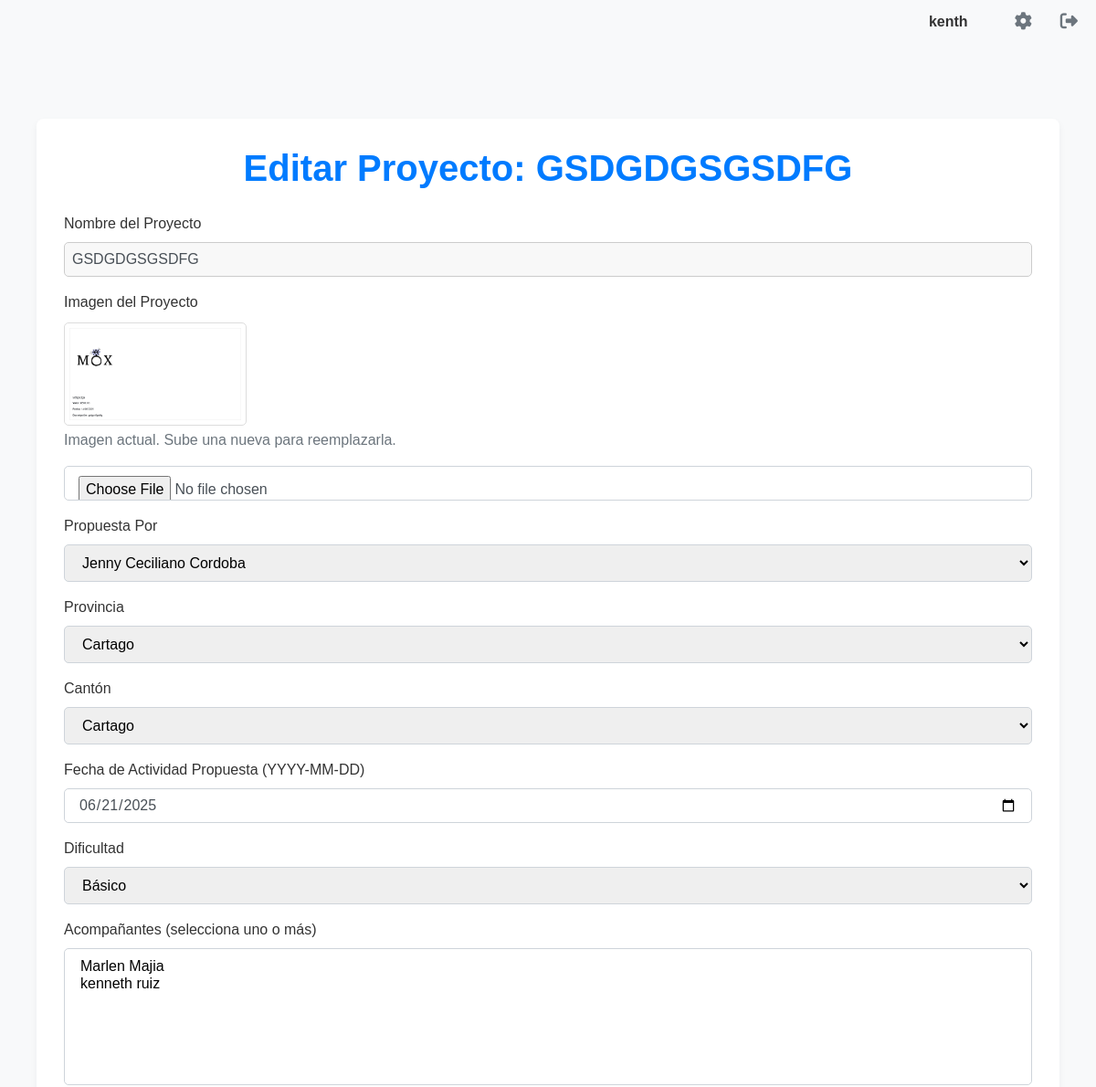
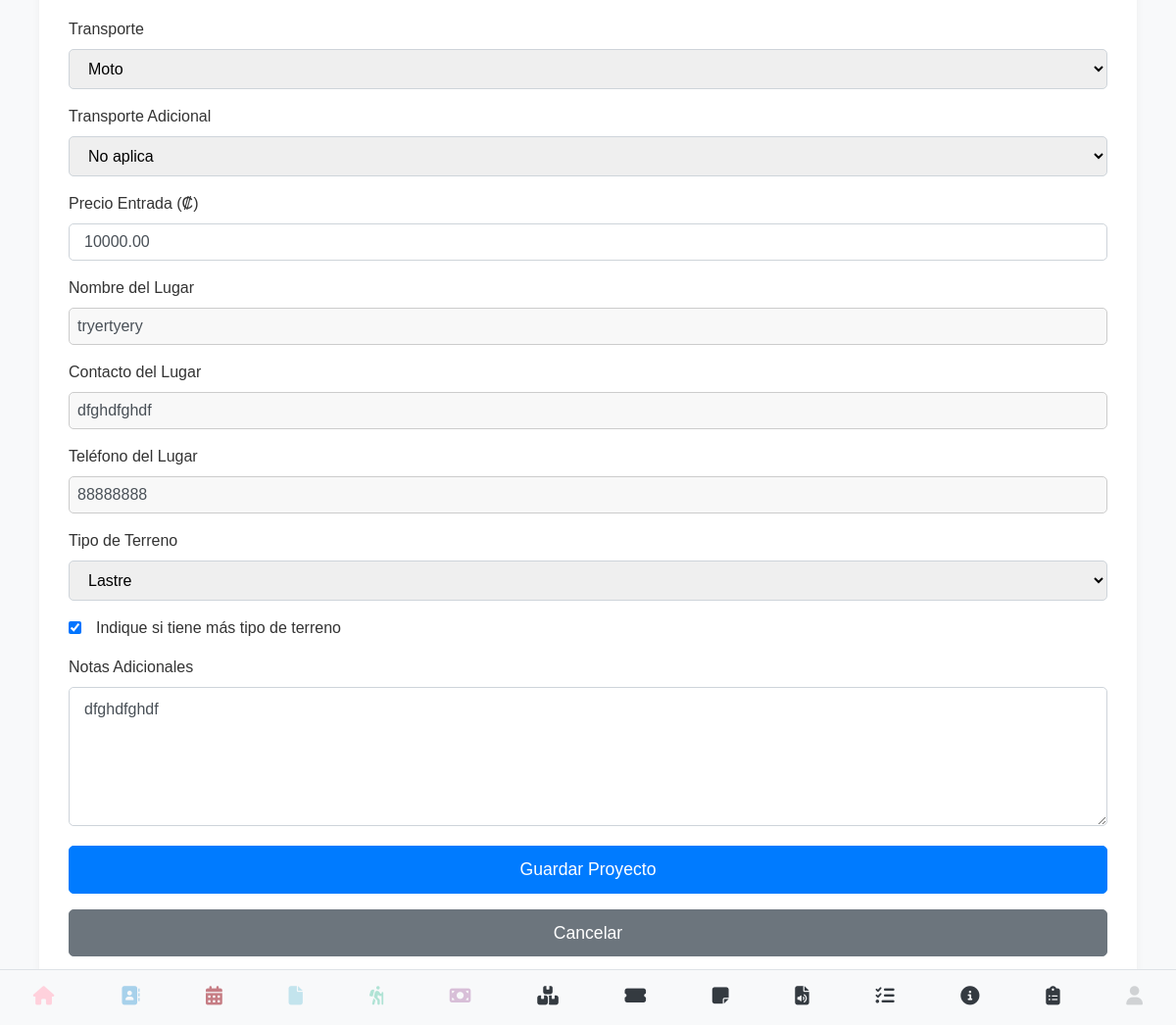
The page /proyectos/editar_proyecto/1 (signed in) on the database its author committed (2 pictures, top to bottom).
### models.py (models this page shows, shortened)
class User(UserMixin, db.Model):
    __tablename__ = 'users' # Nombre de la tabla es 'users'
    id = db.Column(db.Integer, primary_key=True)
    username = db.Column(db.String(80), unique=True, nullable=False)
    email = db.Column(db.String(120), unique=True, nullable=False)
    cedula = db.Column(db.String(20), unique=True, nullable=False)
    telefono = db.Column(db.String(20), nullable=False)
    password_hash = db.Column(db.String(128))
    image_filename = db.Column(db.String(255), nullable=True)
    @property
    def is_authenticated(self):
        return True

class GestorProyecto(db.Model):
    __tablename__ = 'gestor_proyectos'
    id = db.Column(db.Integer, primary_key=True)
    usuario_id = db.Column(db.Integer, db.ForeignKey('users.id'), nullable=False)
    nombre_proyecto = db.Column(db.String(255), nullable=False)
    imagen_proyecto = db.Column(db.String(255), nullable=True) # Ruta del archivo de imagen
    propuesta_por = db.Column(db.String(100), nullable=False) # Kenneth, Jenny, Invitado
    nombre_invitado = db.Column(db.String(255), nullable=True) # Solo si propuesta_por es 'Invitado'
    provincia = db.Column(db.String(100), nullable=False)
    canton = db.Column(db.String(100), nullable=False)
    fecha_actividad_propuesta = db.Column(db.Date, nullable=False)
    dificultad = db.Column(db.String(100), nullable=False)
    acompanantes = db.Column(db.Text, nullable=True) # Almacenar IDs de contactos como JSON/CSV
    transporte = db.Column(db.String(50), nullable=False)
    transporte_adicional = db.Column(db.String(50), nullable=True) # No aplica, Acuatico, Aereo
    precio_entrada = db.Column(db.Numeric(10, 2), nullable=True)
    nombre_lugar = db.Column(db.String(255), nullable=False)
    contacto_lugar = db.Column(db.String(255), nullable=True)
    telefono_lugar = db.Column(db.String(20), nullable=True)
    tipo_terreno = db.Column(db.String(100), nullable=False)
    mas_tipo_terreno = db.Column(db.Boolean, default=False)
    notas_adicionales = db.Column(db.Text, nullable=True)
    fecha_creacion = db.Column(db.DateTime, default=datetime.utcnow)
    usuario = db.relationship('User', backref=db.backref('gestor_proyectos', lazy=True))

### gestor.py (the view, shortened to what this page needs)
@gestor_bp.route('/editar_proyecto/<int:id>', methods=['GET', 'POST'])
@login_required
def editar_proyecto(id):
    proyecto = GestorProyecto.query.filter_by(id=id, usuario_id=current_user.id).first_or_404()
    form = GestorProyectoForm(obj=proyecto)
    if request.method == 'GET':
        form.fecha_actividad_propuesta.data = proyecto.fecha_actividad_propuesta.strftime('%Y-%m-%d') if proyecto.fecha_actividad_propuesta else ''
        form.canton.choices = CANTONES_CR.get(proyecto.provincia, [])
        form.canton.data = proyecto.canton # Seleccionar el cantón actual del proyecto
        if proyecto.acompanantes:
            form.acompanantes.data = json.loads(proyecto.acompanantes)
        else:
            form.acompanantes.data = []
    if request.method == 'GET' and form.provincia.data:
        form.canton.choices = CANTONES_CR.get(form.provincia.data, [])
    elif request.method == 'POST' and form.provincia.data: # Si hubo un error POST, mantener cantones
         form.canton.choices = CANTONES_CR.get(form.provincia.data, [])
    return render_template('editar_gestor.html', form=form, proyecto=proyecto, CANTONES_CR=CANTONES_CR)

### app.py (called while the page is built)
@login_manager.user_loader
def load_user(user_id):
    return User.query.get(int(user_id))

### templates/editar_gestor.html (shortened to what this page needs)
{% extends 'base.html' %}
{% block content %}
<div class="container">
    <h1>Editar Proyecto: {{ proyecto.nombre_proyecto }}</h1>
    <form method="POST" enctype="multipart/form-data">
        <div class="form-group mb-3">
            {{ form.nombre_proyecto.label(class="form-label") }}
            {{ form.nombre_proyecto(class="form-control") }}
        </div>
        <div class="form-group mb-3">
            {{ form.imagen_proyecto.label(class="form-label") }}
            {% if proyecto.imagen_proyecto %}
                <img src="{{ url_for('static', filename='uploads/proyectos/' + proyecto.imagen_proyecto) }}" alt="Imagen actual del proyecto" class="current-image">
                <p class="text-muted mt-1">Imagen actual. Sube una nueva para reemplazarla.</p>
            {% else %}
                <p class="text-muted mt-1">No hay imagen cargada para este proyecto.</p>
            {% endif %}
            {{ form.imagen_proyecto(class="form-control") }}
        </div>
        <div class="form-group mb-3">
            {{ form.propuesta_por.label(class="form-label") }}
            {{ form.propuesta_por(class="form-select") }}
        </div>
        <div class="form-group mb-3">
            {{ form.provincia.label(class="form-label") }}
            {{ form.provincia(class="form-select", id="provincia-select") }}
        </div>
        <div class="form-group mb-3">
            {{ form.canton.label(class="form-label") }}
            {{ form.canton(class="form-select", id="canton-select") }}
        </div>
        <div class="form-group mb-3">
            {{ form.fecha_actividad_propuesta.label(class="form-label") }}
            {{ form.fecha_actividad_propuesta(class="form-control", type="date") }}
        </div>
        <div class="form-group mb-3">
            {{ form.dificultad.label(class="form-label") }}
            {{ form.dificultad(class="form-select") }}
        </div>
        <div class="form-group mb-3">
            {{ form.acompanantes.label(class="form-label") }}
            {{ form.acompanantes(class="form-select") }}
        </div>
        <div class="form-group mb-3">
            {{ form.transporte.label(class="form-label") }}
            {{ form.transporte(class="form-select") }}
        </div>
        <div class="form-group mb-3">
            {{ form.transporte_adicional.label(class="form-label") }}
            {{ form.transporte_adicional(class="form-select") }}
        </div>
        <div class="form-group mb-3">
            {{ form.precio_entrada.label(class="form-label") }}
            {{ form.precio_entrada(class="form-control") }}
        </div>
        <div class="form-group mb-3">
            {{ form.nombre_lugar.label(class="form-label") }}
            {{ form.nombre_lugar(class="form-control") }}
        </div>
        <div class="form-group mb-3">
            {{ form.contacto_lugar.label(class="form-label") }}
            {{ form.contacto_lugar(class="form-control") }}
        </div>
        <div class="form-group mb-3">
            {{ form.telefono_lugar.label(class="form-label") }}
            {{ form.telefono_lugar(class="form-control") }}
        </div>
        <div class="form-group mb-3">
            {{ form.tipo_terreno.label(class="form-label") }}
            {{ form.tipo_terreno(class="form-select") }}
        </div>
        <div class="form-group form-check mb-3">
            {{ form.mas_tipo_terreno(class="form-check-input") }}
            {{ form.mas_tipo_terreno.label(class="form-check-label") }}
        </div>
        <div class="form-group mb-3">
            {{ form.notas_adicionales.label(class="form-label") }}
            {{ form.notas_adicionales(class="form-control", rows="5") }}
        </div>
        {{ form.submit(class="btn btn-primary") }}
        <a href="{{ url_for('gestor.ver_proyectos') }}" class="btn btn-secondary mt-3">Cancelar</a>
    </form>
</div>
{% endblock %}

### templates/base.html (shortened to what this page needs)
<!DOCTYPE html>
<html lang="es">
<head>
    <link rel="stylesheet" type="text/css" href="{{ url_for('static', filename='css/main.css') }}">
    <link rel="stylesheet" href="https://cdn.jsdelivr.net/npm/sweetalert2@11/dist/sweetalert2.min.css">
</head>
<body>
    <div class="contactos-container">
    {% if current_user.is_authenticated %}
        <div class="top-right">
            <span class="username-display">{{ current_user.username }}</span>
            <a href="{{ url_for('perfil') }}" class="gear-icon"><i class="fas fa-cog"></i></a>
            <a href="{{ url_for('logout') }}" class="logout-icon"><i class="fas fa-sign-out-alt"></i></a>
        </div>
    {% endif %}
</div>
<div class="container-block">
    {% block content %}
    {% endblock %}
</div>
{% include "navbar.html" %}
</body>
</html>

### static/css/base.css (style rules this page uses)
body { font-family: sans-serif; margin: 0; }
.container-block { margin-top:80px; padding: 20px; }
.top-right { position: absolute; top: 10px; right: 20px; display: flex; align-items: center; }
.gear-icon, .logout-icon { font-size: 24px; text-decoration: none; color: #333; margin-left: 15px; }
.username-display { margin-right: 20px; font-weight: bold; color: #333; }
.form-group { margin-bottom: 15px; }
label { display: block; margin-bottom: 5px; }
input[type="text"], input[type="password"] { width: 100%; padding: 8px; box-sizing: border-box; border-radius: 5px; background-color: #f8f8f8; border: 1px solid #ccc; }

### static/css/forms.css (style rules this page uses)
.form-group { margin-bottom: 15px; position: relative; }
label { display: block; margin-bottom: 5px; }

### static/css/perfil.css (style rules this page uses)
body { font-family: sans-serif; margin: 20px; }

### static/css/listar_contacto.css (style rules this page uses)
.contactos-container { font-family: Arial, sans-serif; color: #333; }
.contactos-container .top-right { display: flex; justify-content: flex-end; align-items: center; gap: 1rem; padding-bottom: 1rem; }
.contactos-container .username-display { font-weight: bold; }
.contactos-container .gear-icon, .contactos-container .logout-icon { color: #6c757d; font-size: 1.2rem; text-decoration: none; }

### templates/editar_gestor.html (style rules this page uses)
body { background-color: #f8f9fa; color: #333; }
.container { margin-top: 30px; background-color: #ffffff; padding: 30px; border-radius: 8px; box-shadow: 0 4px 8px rgba(0,0,0,0.05); }
h1 { color: #007bff; margin-bottom: 25px; text-align: center; font-weight: 600; }
.form-group label { font-weight: 500; margin-bottom: 8px; display: block; }
.form-control, .form-select { border-radius: 5px; border: 1px solid #ced4da; padding: 10px 15px; font-size: 1rem; width: 100%; }
.btn-primary { background-color: #007bff; border-color: #007bff; padding: 10px 20px; font-size: 1.1rem; border-radius: 5px; transition: background-color 0.2s ease; display: block; width: 100%; margin-top: 20px; }
.btn-secondary { background-color: #6c757d; border-color: #6c757d; padding: 10px 20px; font-size: 1.1rem; border-radius: 5px; transition: background-color 0.2s ease; display: block; width: 100%; margin-top: 10px; }
.current-image { max-width: 200px; height: auto; margin-top: 10px; border-radius: 5px; border: 1px solid #ddd; padding: 5px; display: block; }
.form-check { margin-top: 15px; margin-bottom: 15px; }
.form-check-input { margin-top: 0.3em; }
.form-check-label { margin-left: 0.5em; vertical-align: middle; }
select[multiple] { height: auto; min-height: 150px; }

### rows shown on the page
User: username "kenth"
GestorProyecto: nombre_proyecto "GSDGDGSGSDFG", imagen_proyecto (picture), propuesta_por "Jenny Ceciliano Cordoba", provincia "Cartago", canton "Cartago", fecha_actividad_propuesta "06/21/2025", dificultad "Básico", acompanantes "Marlen Majia / kenneth ruiz", transporte "Moto", transporte_adicional "No aplica", precio_entrada "10000.00", nombre_lugar "tryertyery", contacto_lugar "dfghdfghdf", telefono_lugar "88888888", tipo_terreno "Lastre", mas_tipo_terreno "☑", notas_adicionales "dfghdfghdf"
